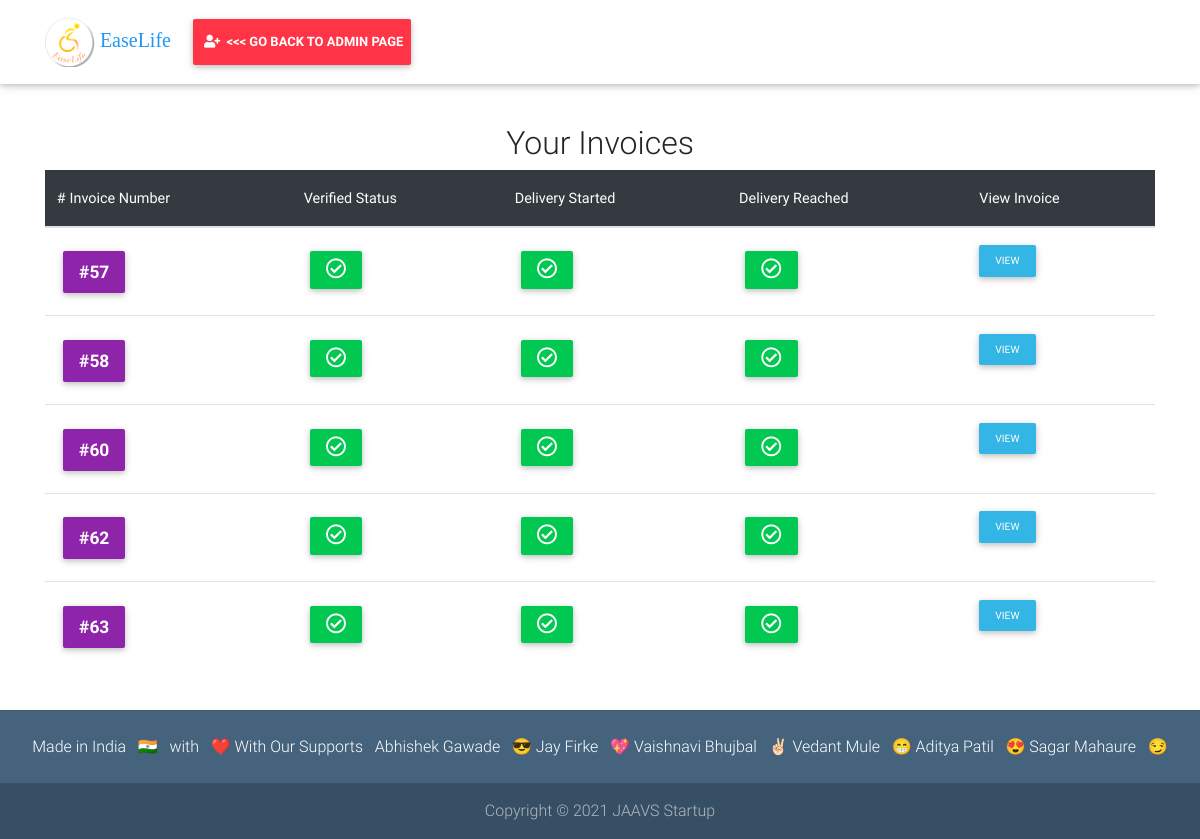
Before: /all-invoice-view/ (signed in) with the older database file.
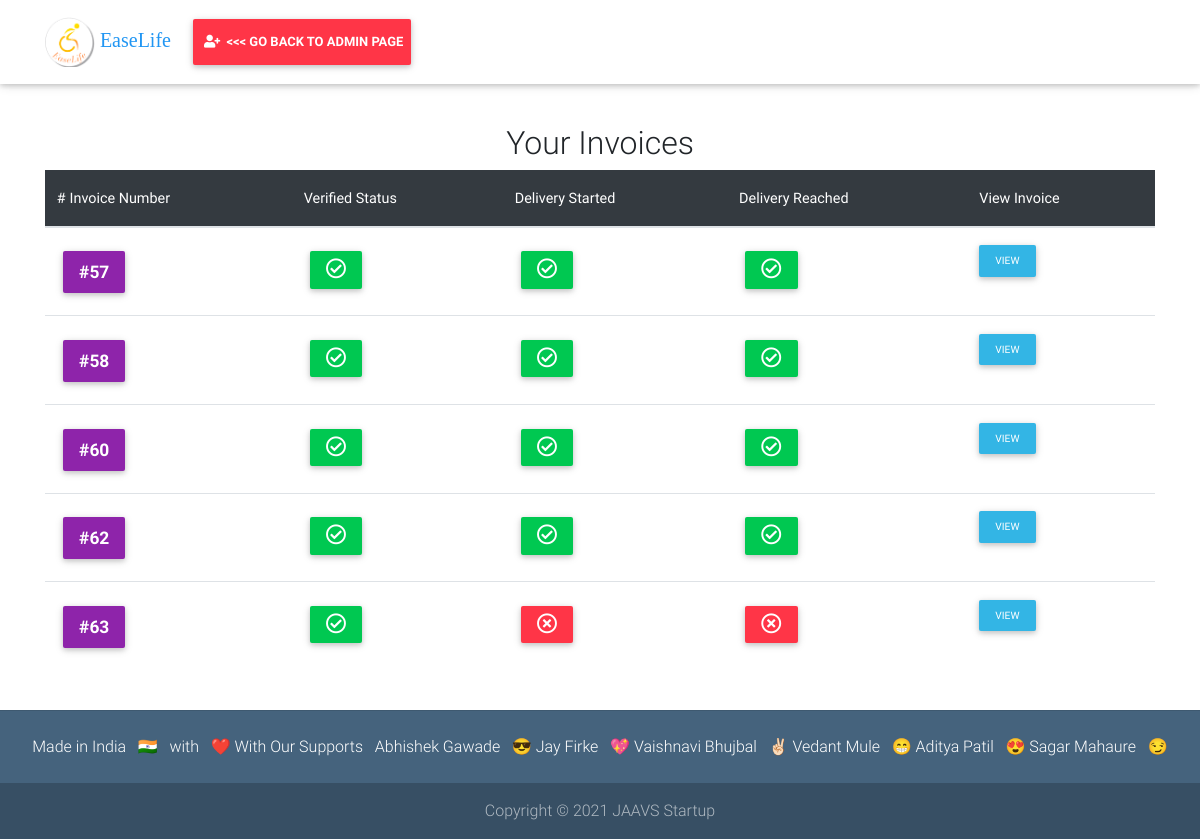
After: the same page with the newer database file.
### base/models.py (models this page shows, shortened)
class ShippmentOrder(models.Model):
    user=models.ForeignKey(settings.AUTH_USER_MODEL,on_delete=models.CASCADE)
    order=models.ForeignKey('Order',on_delete=models.CASCADE)
    verify_order = models.BooleanField(default=False,blank=True)
    verify_done_date= models.DateTimeField(blank=True,null=True)
    delivered= models.BooleanField(default=False,blank=True)
    delivered_done_date= models.DateTimeField(blank=True,null=True)
    payment_done=models.BooleanField(default=False,blank=True)
    payment_done_date= models.DateTimeField(blank=True,null=True)
    report_spam=models.BooleanField(default=False,blank=True)
    description=models.TextField(max_length=250,blank=True,verbose_name='Some Reason Why You Want To Spam This Order')
    class Meta:
        verbose_name = "ShippmentOrder"
        verbose_name_plural = "ShippmentOrders"

class Order(models.Model):
    user = models.ForeignKey(settings.AUTH_USER_MODEL,on_delete=models.CASCADE)
    items =models.ManyToManyField(OrderItem)
    ordered = models.BooleanField(default=False)
    start_date =models.DateTimeField(auto_now_add=True)
    ordered_date = models.DateTimeField()
    billing_address=models.ForeignKey('BillingAddress',on_delete=models.SET_NULL,blank=True,null=True)

### base/views.py (the view)
# urls.py: path('all-invoice-view/', all_invoice_view, name='all_invoice_view'),
@login_required
def all_invoice_view(request):
    all_invoice=ShippmentOrder.objects.filter(user=request.user)
    return render(request,'all_invoice_view.html',{'all_invoice':all_invoice})

### templates/all_invoice_view.html
{% extends 'base.html' %}
{% load static %}
  {% block content %}
  <div class='container'>
    <br>
    <h2 class='display-5 text-center'>Your Invoices</h2>
  <div class="table-responsive text-nowrap">
        <table class="table">
            <thead  class="table-dark">
            <tr>
                <th scope="col"># Invoice Number</th>
                <th scope="col">Verified Status</th>
                <th scope="col">Delivery  Started</th>
                <th scope="col">Delivery Reached</th>
                <th scope="col">View Invoice</th>
            </tr>
            </thead>
            <tbody>
            {% for invoice in all_invoice %}
                <tr>
                        <th scope="row">
                           <button type="button" class="btn btn-purple btn-sm px-3">
                            <b style="font-size:170%">#{{ invoice.order.id }}</b>
                            </button>
                          </th>
                        <td>{% if  invoice.verify_order %}
                                  <button type="button" class="btn btn-success btn-sm px-3">
                                      <i class="far fa-check-circle fa-2x"></i>
                                      </button>
                                {% else %}
                                    <button type="button" class="btn btn-danger btn-sm px-3">
                                      <i class="far fa-times-circle fa-2x"></i>
                                    </button>
                                {% endif %}
                        </td>
                        <td>
                            {% if  invoice.delivered %}
                                  <button type="button" class="btn btn-success btn-sm px-3">
                                      <i class="far fa-check-circle fa-2x"></i>
                                      </button>
                                {% else %}
                                    <button type="button" class="btn btn-danger btn-sm px-3">
                                      <i class="far fa-times-circle fa-2x"></i>
                                    </button>
                                {% endif %}
                        </td>
                        <td>
                            {% if  invoice.payment_done %}
                                  <button type="button" class="btn btn-success btn-sm px-3">
                                      <i class="far fa-check-circle fa-2x"></i>
                                      </button>
                                {% else %}
                                    <button type="button" class="btn btn-danger btn-sm px-3">
                                      <i class="far fa-times-circle fa-2x"></i>
                                    </button>
                                {% endif %}
                      </td>
                        <td>
                    <a class="btn btn-info btn-sm px-3" href="{% url 'base:invoice-generate' invoice.order.id invoice.id %}" role="button">
                                    View
                                     </a>
                        </td>
            {% empty %}
                <td colspan="5"> No yet Orders
                    <a  class='btn btn-success ml-2' href='/'>Contiune Shoping </a>
                      </td>
            {% endfor %}
            </tbody>
        </table>
</div>
</div>
    {% endblock content %}

Changed rows visible on the page:
changed ShippmentOrder (number 5 of 5 on the later page): delivered True → False (drawn); payment_done True → False (drawn)
